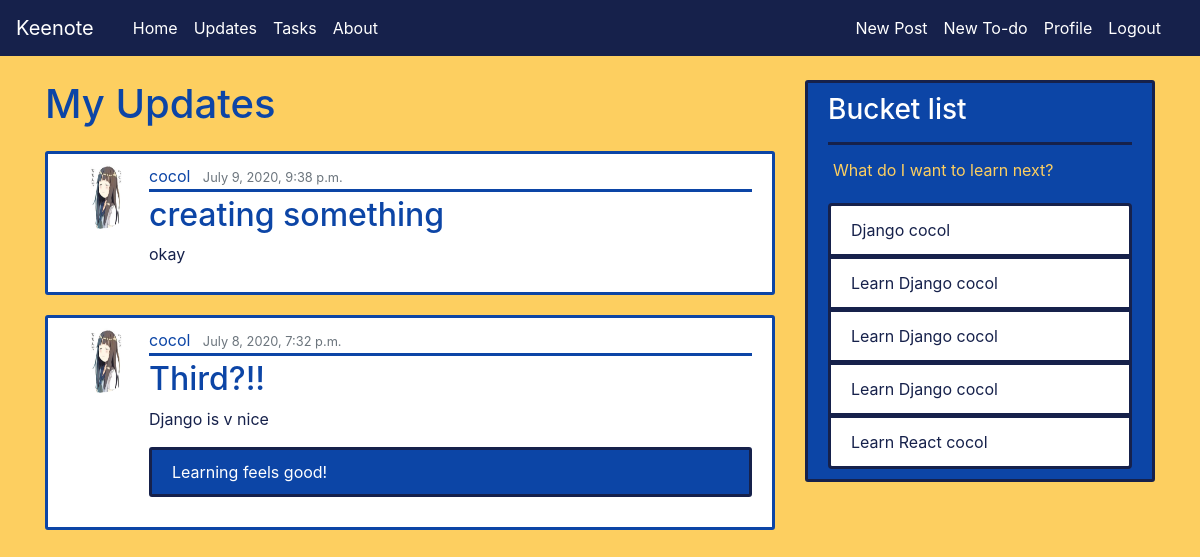
Page /mine/ (signed in) on the earlier database version.
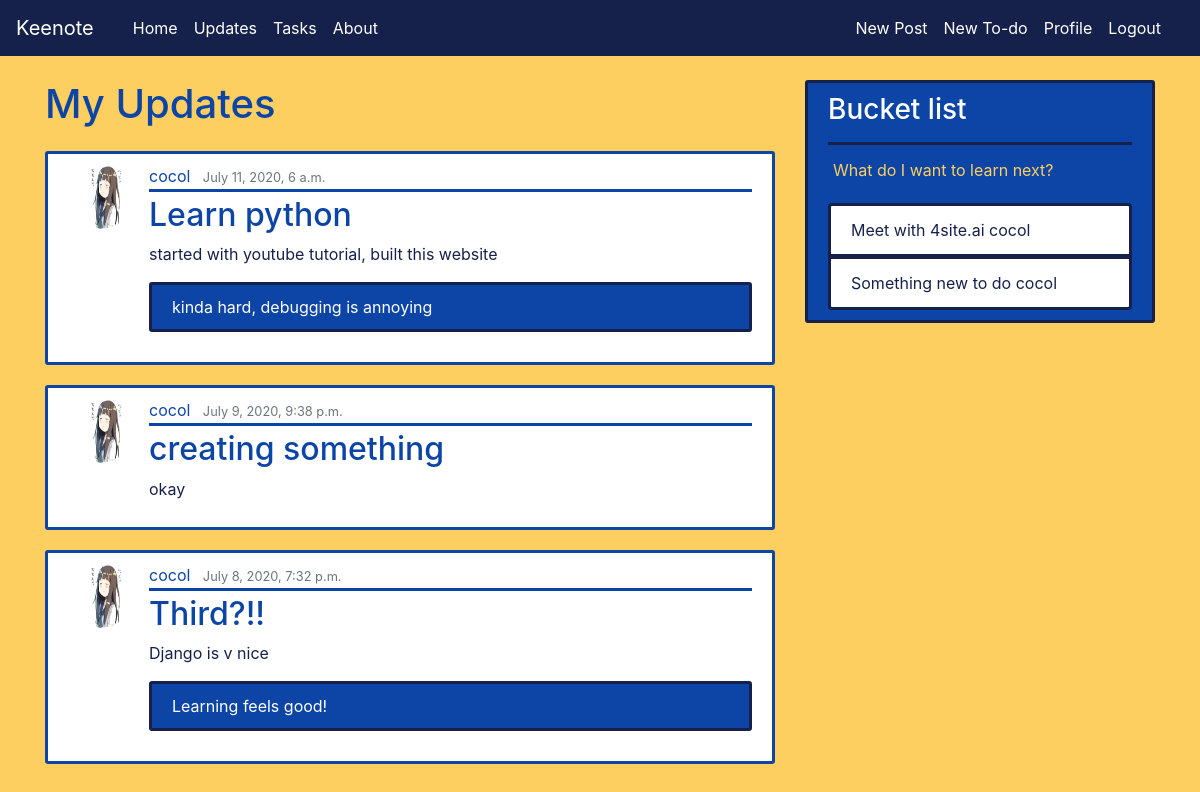
Same page on the later database version.
### blog/models.py (models this page shows, shortened)
class Post(models.Model):
    title = models.CharField(max_length = 200)
    content = models.TextField()
    reflections = models.TextField(blank=True)
    date_posted = models.DateTimeField(default=timezone.now)
    author = models.ForeignKey(User, on_delete=models.CASCADE)

class Skill(models.Model):
    title = models.CharField(max_length = 200)
    content = models.TextField()
    author = models.ForeignKey(User, on_delete=models.CASCADE)

### users/models.py (models this page shows, shortened)
class Profile(models.Model):
    user = models.OneToOneField(User, on_delete=models.CASCADE)
    image = models.ImageField(default='default.PNG', upload_to='profile_pics')

### blog/views.py (the view)
# urls.py: path('mine/', MyPostsView.as_view(), name="my-posts"),
class MyPostsView(LoginRequiredMixin, ListView):
    model = Post
    template_name = "blog/mine.html" # naming convention:<app>/<model>_<viewtype>.html
    context_object_name = 'posts'
    ordering = ['-date_posted']

### blog/templatetags/menu_items.py (called while the page is built)
@register.inclusion_tag('blog/menu_items.html')
def menu_items():
    user = User.objects.first()
    context = {
        'items': Skill.objects.filter(author=user) #filter(author=request.user)
    }
    return context #need to check user

### blog/templates/blog/mine.html
{% extends "blog/base.html" %}
{% block content %}
<h1 class="main-home">My Updates</h1>
    {% for post in posts %}
        {% if post.author == user %}
            <article class="media content-section">
                <img class="rounded-circle article-img" src="{{ post.author.profile.image.url }}">
                <div class="media-body">
                    <div class="article-metadata">
                        <a class="mr-2 article-author" href="#">{{ post.author }}</a>
                        <small class="text-muted">{{ post.date_posted }}</small>
                    </div>
                    <h2><a class="article-title" href="{% url 'post-detail' post.id %}">{{ post.title }}</a></h2>
                    <p class="article-content">{{ post.content }}</p>
                    {% if post.reflections %}
                        <p class="article-reflection">{{ post.reflections }}</p>
                    {% endif %}
                </div>
            </article>
        {% endif %}
    {% endfor %}
{% endblock %}

### blog/templates/blog/menu_items.html
{% for item in items %}
        <li class="list-group-item list-group-item-light task-item">{{ item.title }}  {{ item.author }}</li>
{% endfor %}

Differences in the rows shown:
removed Skill: title "Django", author "cocol"
removed Skill: title "Learn Django", author "cocol"
removed Skill: title "Learn Django", author "cocol"
removed Skill: title "Learn Django", author "cocol"
removed Skill: title "Learn React", author "cocol"
added Post: author.profile.image (picture), author "cocol", date_posted "July 11, 2020, 6 a.m.", title "Learn python", content "started with youtube tutorial, built this website", reflections "kinda hard, debugging is annoying"
added Skill: title "Meet with 4site.ai", author "cocol"
added Skill: title "Something new to do", author "cocol"
